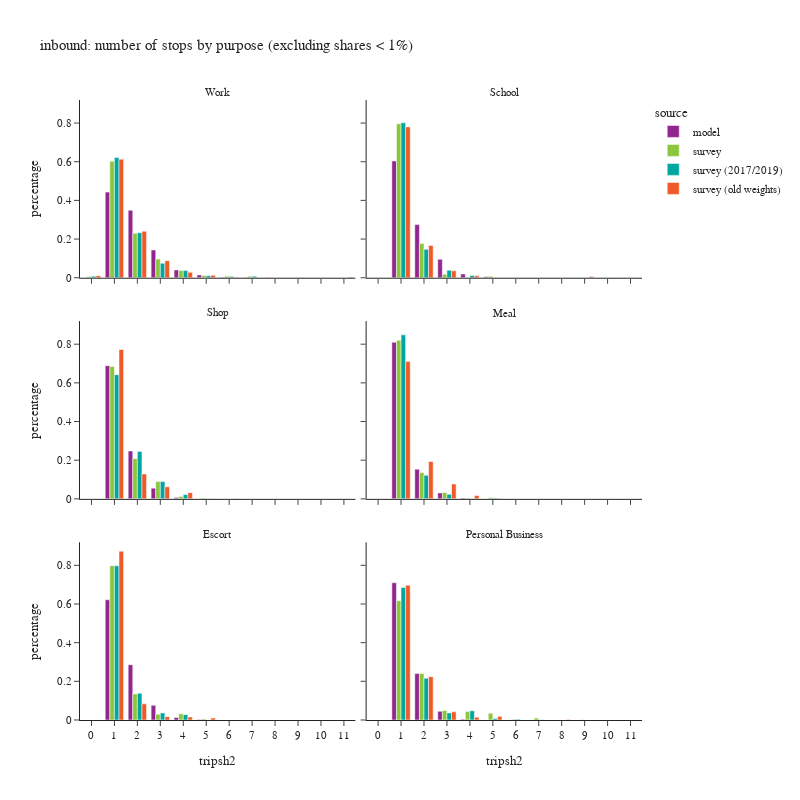

The code cell stored with this chart in its notebook:
### Code cell
df_plot = df_tour.groupby(['tripsh2','pdpurp_label','source'])['toexpfac'].sum().reset_index()
df_plot['percentage'] = df_plot.groupby(['pdpurp_label','source'], group_keys=False)['toexpfac']. \
    apply(lambda x: x / float(x.sum()))
df_plot2 = df_plot.loc[df_plot['percentage'] > 0.001]

fig = px.bar(df_plot2.sort_values(['source','pdpurp_label']),
             x="tripsh2", y="percentage", color="source",barmode="group",
             facet_col='pdpurp_label', facet_col_wrap=2,
             hover_data=['toexpfac'],
             title="inbound: number of stops by purpose (excluding shares < 1%)")
fig.update_layout(height=800, width=800)
fig.for_each_annotation(lambda a: a.update(text = a.text.split("=")[-1]))
fig.for_each_xaxis(lambda a: a.update(dict(dtick = 1, categoryorder='category ascending')))
fig.show()

### Figure 1 — Plotly figure (JSON) as saved in the notebook; plotly's stock layout.template omitted (floating-point values rounded to 4 significant figures)
{"data": [{"alignmentgroup": "True", "customdata": [[21660.0], [17080.0], [7022.0], [1983.0], [720.0], [125.0], [82.0], [56.0]], "hovertemplate": "source=model<br>pdpurp_label=Work<br>tripsh2=%{x}<br>percentage=%{y}<br>toexpfac=%{customdata[0]}<extra></extra>", "legendgroup": "model", "marker": {"color": "#91268F", "pattern": {"shape": ""}}, "name": "model", "offsetgroup": "model", "orientation": "v", "showlegend": true, "textposition": "auto", "type": "bar", "x": [1.0, 2.0, 3.0, 4.0, 5.0, 6.0, 7.0, 8.0], "xaxis": "x5", "y": [0.4429, 0.3492, 0.1436, 0.04055, 0.01472, 0.002556, 0.001677, 0.001145], "yaxis": "y5"}, {"alignmentgroup": "True", "customdata": [[10350.0], [4709.0], [1628.0], [338.0], [85.0]], "hovertemplate": "source=model<br>pdpurp_label=School<br>tripsh2=%{x}<br>percentage=%{y}<br>toexpfac=%{customdata[0]}<extra></extra>", "legendgroup": "model", "marker": {"color": "#91268F", "pattern": {"shape": ""}}, "name": "model", "offsetgroup": "model", "orientation": "v", "showlegend": false, "textposition": "auto", "type": "bar", "x": [1.0, 2.0, 3.0, 4.0, 5.0], "xaxis": "x6", "y": [0.6041, 0.2748, 0.09501, 0.01973, 0.004961], "yaxis": "y6"}, {"alignmentgroup": "True", "customdata": [[20540.0], [7380.0], [1653.0], [222.0]], "hovertemplate": "source=model<br>pdpurp_label=Shop<br>tripsh2=%{x}<br>percentage=%{y}<br>toexpfac=%{customdata[0]}<extra></extra>", "legendgroup": "model", "marker": {"color": "#91268F", "pattern": {"shape": ""}}, "name": "model", "offsetgroup": "model", "orientation": "v", "showlegend": false, "textposition": "auto", "type": "bar", "x": [1.0, 2.0, 3.0, 4.0], "xaxis": "x3", "y": [0.6887, 0.2475, 0.05543, 0.007445], "yaxis": "y3"}, {"alignmentgroup": "True", "customdata": [[20890.0], [3954.0], [797.0], [125.0]], "hovertemplate": "source=model<br>pdpurp_label=Meal<br>tripsh2=%{x}<br>percentage=%{y}<br>toexpfac=%{customdata[0]}<extra></extra>", "legendgroup": "model", "marker": {"color": "#91268F", "pattern": {"shape": ""}}, "name": "model", "offsetgroup": "model", "orientation": "v", "showlegend": false, "textposition": "auto", "type": "bar", "x": [1.0, 2.0, 3.0, 4.0], "xaxis": "x4", "y": [0.8103, 0.1534, 0.03091, 0.004848], "yaxis": "y4"}, {"alignmentgroup": "True", "customdata": [[14190.0], [6524.0], [1728.0], [300.0], [60.0]], "hovertemplate": "source=model<br>pdpurp_label=Escort<br>tripsh2=%{x}<br>percentage=%{y}<br>toexpfac=%{customdata[0]}<extra></extra>", "legendgroup": "model", "marker": {"color": "#91268F", "pattern": {"shape": ""}}, "name": "model", "offsetgroup": "model", "orientation": "v", "showlegend": false, "textposition": "auto", "type": "bar", "x": [1.0, 2.0, 3.0, 4.0, 5.0], "xaxis": "x", "y": [0.622, 0.2859, 0.07572, 0.01315, 0.002629], "yaxis": "y"}, {"alignmentgroup": "True", "customdata": [[11980.0], [4056.0], [755.0], [73.0]], "hovertemplate": "source=model<br>pdpurp_label=Personal Business<br>tripsh2=%{x}<br>percentage=%{y}<br>toexpfac=%{customdata[0]}<extra></extra>", "legendgroup": "model", "marker": {"color": "#91268F", "pattern": {"shape": ""}}, "name": "model", "offsetgroup": "model", "orientation": "v", "showlegend": false, "textposition": "auto", "type": "bar", "x": [1.0, 2.0, 3.0, 4.0], "xaxis": "x2", "y": [0.71, 0.2404, 0.04475, 0.004327], "yaxis": "y2"}, {"alignmentgroup": "True", "customdata": [[10400.0], [971500.0], [369900.0], [155400.0], [60190.0], [17640.0], [13050.0], [12410.0]], "hovertemplate": "source=survey<br>pdpurp_label=Work<br>tripsh2=%{x}<br>percentage=%{y}<br>toexpfac=%{customdata[0]}<extra></extra>", "legendgroup": "survey", "marker": {"color": "#8CC63E", "pattern": {"shape": ""}}, "name": "survey", "offsetgroup": "survey", "orientation": "v", "showlegend": true, "textposition": "auto", "type": "bar", "x": [0.0, 1.0, 2.0, 3.0, 4.0, 5.0, 6.0, 7.0], "xaxis": "x5", "y": [0.006453, 0.6029, 0.2295, 0.09641, 0.03735, 0.01094, 0.008097, 0.007701], "yaxis": "y5"}, {"alignmentgroup": "True", "customdata": [[451600.0], [100800.0], [10370.0], [592.8], [4092.0]], "hovertemplate": "source=survey<br>pdpurp_label=School<br>tripsh2=%{x}<br>percentage=%{y}<br>toexpfac=%{customdata[0]}<extra></extra>", "legendgroup": "survey", "marker": {"color": "#8CC63E", "pattern": {"shape": ""}}, "name": "survey", "offsetgroup": "survey", "orientation": "v", "showlegend": false, "textposition": "auto", "type": "bar", "x": [1.0, 2.0, 3.0, 4.0, 5.0], "xaxis": "x6", "y": [0.7959, 0.1776, 0.01828, 0.001045, 0.007211], "yaxis": "y6"}, {"alignmentgroup": "True", "customdata": [[518600.0], [157500.0], [67830.0], [9585.0], [2927.0]], "hovertemplate": "source=survey<br>pdpurp_label=Shop<br>tripsh2=%{x}<br>percentage=%{y}<br>toexpfac=%{customdata[0]}<extra></extra>", "legendgroup": "survey", "marker": {"color": "#8CC63E", "pattern": {"shape": ""}}, "name": "survey", "offsetgroup": "survey", "orientation": "v", "showlegend": false, "textposition": "auto", "type": "bar", "x": [1.0, 2.0, 3.0, 4.0, 5.0], "xaxis": "x3", "y": [0.6848, 0.208, 0.08957, 0.01266, 0.003866], "yaxis": "y3"}, {"alignmentgroup": "True", "customdata": [[333900.0], [55410.0], [13270.0], [1922.0], [2812.0]], "hovertemplate": "source=survey<br>pdpurp_label=Meal<br>tripsh2=%{x}<br>percentage=%{y}<br>toexpfac=%{customdata[0]}<extra></extra>", "legendgroup": "survey", "marker": {"color": "#8CC63E", "pattern": {"shape": ""}}, "name": "survey", "offsetgroup": "survey", "orientation": "v", "showlegend": false, "textposition": "auto", "type": "bar", "x": [1.0, 2.0, 3.0, 4.0, 5.0], "xaxis": "x4", "y": [0.8198, 0.1361, 0.03257, 0.00472, 0.006904], "yaxis": "y4"}, {"alignmentgroup": "True", "customdata": [[504600.0], [85360.0], [18930.0], [20200.0], [2997.0]], "hovertemplate": "source=survey<br>pdpurp_label=Escort<br>tripsh2=%{x}<br>percentage=%{y}<br>toexpfac=%{customdata[0]}<extra></extra>", "legendgroup": "survey", "marker": {"color": "#8CC63E", "pattern": {"shape": ""}}, "name": "survey", "offsetgroup": "survey", "orientation": "v", "showlegend": false, "textposition": "auto", "type": "bar", "x": [1.0, 2.0, 3.0, 4.0, 5.0], "xaxis": "x", "y": [0.7983, 0.135, 0.02994, 0.03195, 0.004741], "yaxis": "y"}, {"alignmentgroup": "True", "customdata": [[247600.0], [96520.0], [19760.0], [17410.0], [14080.0], [1442.0], [4059.0], [602.1]], "hovertemplate": "source=survey<br>pdpurp_label=Personal Business<br>tripsh2=%{x}<br>percentage=%{y}<br>toexpfac=%{customdata[0]}<extra></extra>", "legendgroup": "survey", "marker": {"color": "#8CC63E", "pattern": {"shape": ""}}, "name": "survey", "offsetgroup": "survey", "orientation": "v", "showlegend": false, "textposition": "auto", "type": "bar", "x": [1.0, 2.0, 3.0, 4.0, 5.0, 6.0, 7.0, 9.0], "xaxis": "x2", "y": [0.6167, 0.2404, 0.04922, 0.04337, 0.03507, 0.003591, 0.01011, 0.0015], "yaxis": "y2"}, {"alignmentgroup": "True", "customdata": [[10300.0], [830600.0], [311500.0], [99880.0], [49380.0], [14460.0], [7817.0], [10020.0], [1387.0]], "hovertemplate": "source=survey (2017/2019)<br>pdpurp_label=Work<br>tripsh2=%{x}<br>percentage=%{y}<br>toexpfac=%{customdata[0]}<extra></extra>", "legendgroup": "survey (2017/2019)", "marker": {"color": "#00A7A0", "pattern": {"shape": ""}}, "name": "survey (2017/2019)", "offsetgroup": "survey (2017/2019)", "orientation": "v", "showlegend": true, "textposition": "auto", "type": "bar", "x": [0.0, 1.0, 2.0, 3.0, 4.0, 5.0, 6.0, 7.0, 9.0], "xaxis": "x5", "y": [0.007707, 0.6214, 0.233, 0.07473, 0.03694, 0.01082, 0.005849, 0.007496, 0.001038], "yaxis": "y5"}, {"alignmentgroup": "True", "customdata": [[416600.0], [76270.0], [20230.0], [6342.0]], "hovertemplate": "source=survey (2017/2019)<br>pdpurp_label=School<br>tripsh2=%{x}<br>percentage=%{y}<br>toexpfac=%{customdata[0]}<extra></extra>", "legendgroup": "survey (2017/2019)", "marker": {"color": "#00A7A0", "pattern": {"shape": ""}}, "name": "survey (2017/2019)", "offsetgroup": "survey (2017/2019)", "orientation": "v", "showlegend": false, "textposition": "auto", "type": "bar", "x": [1.0, 2.0, 3.0, 4.0], "xaxis": "x6", "y": [0.8013, 0.1467, 0.03891, 0.0122], "yaxis": "y6"}, {"alignmentgroup": "True", "customdata": [[386300.0], [147300.0], [53680.0], [13340.0]], "hovertemplate": "source=survey (2017/2019)<br>pdpurp_label=Shop<br>tripsh2=%{x}<br>percentage=%{y}<br>toexpfac=%{customdata[0]}<extra></extra>", "legendgroup": "survey (2017/2019)", "marker": {"color": "#00A7A0", "pattern": {"shape": ""}}, "name": "survey (2017/2019)", "offsetgroup": "survey (2017/2019)", "orientation": "v", "showlegend": false, "textposition": "auto", "type": "bar", "x": [1.0, 2.0, 3.0, 4.0], "xaxis": "x3", "y": [0.6424, 0.2449, 0.08927, 0.02218], "yaxis": "y3"}, {"alignmentgroup": "True", "customdata": [[337700.0], [48550.0], [9245.0], [679.1], [1981.0]], "hovertemplate": "source=survey (2017/2019)<br>pdpurp_label=Meal<br>tripsh2=%{x}<br>percentage=%{y}<br>toexpfac=%{customdata[0]}<extra></extra>", "legendgroup": "survey (2017/2019)", "marker": {"color": "#00A7A0", "pattern": {"shape": ""}}, "name": "survey (2017/2019)", "offsetgroup": "survey (2017/2019)", "orientation": "v", "showlegend": false, "textposition": "auto", "type": "bar", "x": [1.0, 2.0, 3.0, 4.0, 5.0], "xaxis": "x4", "y": [0.8482, 0.1219, 0.02322, 0.001705, 0.004975], "yaxis": "y4"}, {"alignmentgroup": "True", "customdata": [[526600.0], [91170.0], [23930.0], [18220.0]], "hovertemplate": "source=survey (2017/2019)<br>pdpurp_label=Escort<br>tripsh2=%{x}<br>percentage=%{y}<br>toexpfac=%{customdata[0]}<extra></extra>", "legendgroup": "survey (2017/2019)", "marker": {"color": "#00A7A0", "pattern": {"shape": ""}}, "name": "survey (2017/2019)", "offsetgroup": "survey (2017/2019)", "orientation": "v", "showlegend": false, "textposition": "auto", "type": "bar", "x": [1.0, 2.0, 3.0, 4.0], "xaxis": "x", "y": [0.7974, 0.138, 0.03624, 0.02758], "yaxis": "y"}, {"alignmentgroup": "True", "customdata": [[210200.0], [66270.0], [11260.0], [14570.0], [2361.0], [1247.0], [479.3]], "hovertemplate": "source=survey (2017/2019)<br>pdpurp_label=Personal Business<br>tripsh2=%{x}<br>percentage=%{y}<br>toexpfac=%{customdata[0]}<extra></extra>", "legendgroup": "survey (2017/2019)", "marker": {"color": "#00A7A0", "pattern": {"shape": ""}}, "name": "survey (2017/2019)", "offsetgroup": "survey (2017/2019)", "orientation": "v", "showlegend": false, "textposition": "auto", "type": "bar", "x": [1.0, 2.0, 3.0, 4.0, 5.0, 6.0, 7.0], "xaxis": "x2", "y": [0.6857, 0.2162, 0.03673, 0.04753, 0.007702, 0.004066, 0.001563], "yaxis": "y2"}, {"alignmentgroup": "True", "customdata": [[17190.0], [1003000.0], [393200.0], [144600.0], [45630.0], [19990.0], [3356.0], [6034.0]], "hovertemplate": "source=survey (old weights)<br>pdpurp_label=Work<br>tripsh2=%{x}<br>percentage=%{y}<br>toexpfac=%{customdata[0]}<extra></extra>", "legendgroup": "survey (old weights)", "marker": {"color": "#F05A28", "pattern": {"shape": ""}}, "name": "survey (old weights)", "offsetgroup": "survey (old weights)", "orientation": "v", "showlegend": true, "textposition": "auto", "type": "bar", "x": [0.0, 1.0, 2.0, 3.0, 4.0, 5.0, 6.0, 11.0], "xaxis": "x5", "y": [0.01051, 0.6133, 0.2405, 0.08847, 0.02791, 0.01223, 0.002052, 0.003691], "yaxis": "y5"}, {"alignmentgroup": "True", "customdata": [[409900.0], [87780.0], [18860.0], [5201.0], [3064.0]], "hovertemplate": "source=survey (old weights)<br>pdpurp_label=School<br>tripsh2=%{x}<br>percentage=%{y}<br>toexpfac=%{customdata[0]}<extra></extra>", "legendgroup": "survey (old weights)", "marker": {"color": "#F05A28", "pattern": {"shape": ""}}, "name": "survey (old weights)", "offsetgroup": "survey (old weights)", "orientation": "v", "showlegend": false, "textposition": "auto", "type": "bar", "x": [1.0, 2.0, 3.0, 4.0, 9.0], "xaxis": "x6", "y": [0.7802, 0.1671, 0.03589, 0.0099, 0.005833], "yaxis": "y6"}, {"alignmentgroup": "True", "customdata": [[607400.0], [101500.0], [48990.0], [25260.0], [1334.0], [1738.0]], "hovertemplate": "source=survey (old weights)<br>pdpurp_label=Shop<br>tripsh2=%{x}<br>percentage=%{y}<br>toexpfac=%{customdata[0]}<extra></extra>", "legendgroup": "survey (old weights)", "marker": {"color": "#F05A28", "pattern": {"shape": ""}}, "name": "survey (old weights)", "offsetgroup": "survey (old weights)", "orientation": "v", "showlegend": false, "textposition": "auto", "type": "bar", "x": [1.0, 2.0, 3.0, 4.0, 5.0, 6.0], "xaxis": "x3", "y": [0.7726, 0.1291, 0.06231, 0.03213, 0.001697, 0.002211], "yaxis": "y3"}, {"alignmentgroup": "True", "customdata": [[262300.0], [71480.0], [28250.0], [6376.0], [832.8]], "hovertemplate": "source=survey (old weights)<br>pdpurp_label=Meal<br>tripsh2=%{x}<br>percentage=%{y}<br>toexpfac=%{customdata[0]}<extra></extra>", "legendgroup": "survey (old weights)", "marker": {"color": "#F05A28", "pattern": {"shape": ""}}, "name": "survey (old weights)", "offsetgroup": "survey (old weights)", "orientation": "v", "showlegend": false, "textposition": "auto", "type": "bar", "x": [1.0, 2.0, 3.0, 4.0, 5.0], "xaxis": "x4", "y": [0.7102, 0.1935, 0.07649, 0.01726, 0.002255], "yaxis": "y4"}, {"alignmentgroup": "True", "customdata": [[379800.0], [36480.0], [7596.0], [6501.0], [4435.0]], "hovertemplate": "source=survey (old weights)<br>pdpurp_label=Escort<br>tripsh2=%{x}<br>percentage=%{y}<br>toexpfac=%{customdata[0]}<extra></extra>", "legendgroup": "survey (old weights)", "marker": {"color": "#F05A28", "pattern": {"shape": ""}}, "name": "survey (old weights)", "offsetgroup": "survey (old weights)", "orientation": "v", "showlegend": false, "textposition": "auto", "type": "bar", "x": [1.0, 2.0, 3.0, 4.0, 5.0], "xaxis": "x", "y": [0.8733, 0.08388, 0.01747, 0.01495, 0.0102], "yaxis": "y"}, {"alignmentgroup": "True", "customdata": [[568500.0], [182600.0], [34270.0], [12100.0], [15260.0], [1823.0]], "hovertemplate": "source=survey (old weights)<br>pdpurp_label=Personal Business<br>tripsh2=%{x}<br>percentage=%{y}<br>toexpfac=%{customdata[0]}<extra></extra>", "legendgroup": "survey (old weights)", "marker": {"color": "#F05A28", "pattern": {"shape": ""}}, "name": "survey (old weights)", "offsetgroup": "survey (old weights)", "orientation": "v", "showlegend": false, "textposition": "auto", "type": "bar", "x": [1.0, 2.0, 3.0, 4.0, 5.0, 8.0], "xaxis": "x2", "y": [0.6976, 0.2241, 0.04205, 0.01485, 0.01873, 0.002237], "yaxis": "y2"}], "layout": {"annotations": [{"font": {}, "showarrow": false, "text": "Escort", "x": 0.245, "xanchor": "center", "xref": "paper", "y": 0.2867, "yanchor": "bottom", "yref": "paper"}, {"font": {}, "showarrow": false, "text": "Personal Business", "x": 0.755, "xanchor": "center", "xref": "paper", "y": 0.2867, "yanchor": "bottom", "yref": "paper"}, {"font": {}, "showarrow": false, "text": "Shop", "x": 0.245, "xanchor": "center", "xref": "paper", "y": 0.6433, "yanchor": "bottom", "yref": "paper"}, {"font": {}, "showarrow": false, "text": "Meal", "x": 0.755, "xanchor": "center", "xref": "paper", "y": 0.6433, "yanchor": "bottom", "yref": "paper"}, {"font": {}, "showarrow": false, "text": "Work", "x": 0.245, "xanchor": "center", "xref": "paper", "y": 1.0, "yanchor": "bottom", "yref": "paper"}, {"font": {}, "showarrow": false, "text": "School", "x": 0.755, "xanchor": "center", "xref": "paper", "y": 1.0, "yanchor": "bottom", "yref": "paper"}], "barmode": "group", "height": 800, "legend": {"title": {"text": "source"}, "tracegroupgap": 0}, "title": {"text": "inbound: number of stops by purpose (excluding shares < 1%)"}, "width": 800, "xaxis": {"anchor": "y", "categoryorder": "category ascending", "domain": [0.0, 0.49], "dtick": 1, "title": {"text": "tripsh2"}}, "xaxis2": {"anchor": "y2", "categoryorder": "category ascending", "domain": [0.51, 1.0], "dtick": 1, "matches": "x", "title": {"text": "tripsh2"}}, "xaxis3": {"anchor": "y3", "categoryorder": "category ascending", "domain": [0.0, 0.49], "dtick": 1, "matches": "x", "showticklabels": false}, "xaxis4": {"anchor": "y4", "categoryorder": "category ascending", "domain": [0.51, 1.0], "dtick": 1, "matches": "x", "showticklabels": false}, "xaxis5": {"anchor": "y5", "categoryorder": "category ascending", "domain": [0.0, 0.49], "dtick": 1, "matches": "x", "showticklabels": false}, "xaxis6": {"anchor": "y6", "categoryorder": "category ascending", "domain": [0.51, 1.0], "dtick": 1, "matches": "x", "showticklabels": false}, "yaxis": {"anchor": "x", "domain": [0.0, 0.2867], "title": {"text": "percentage"}}, "yaxis2": {"anchor": "x2", "domain": [0.0, 0.2867], "matches": "y", "showticklabels": false}, "yaxis3": {"anchor": "x3", "domain": [0.3567, 0.6433], "matches": "y", "title": {"text": "percentage"}}, "yaxis4": {"anchor": "x4", "domain": [0.3567, 0.6433], "matches": "y", "showticklabels": false}, "yaxis5": {"anchor": "x5", "domain": [0.7133, 1.0], "matches": "y", "title": {"text": "percentage"}}, "yaxis6": {"anchor": "x6", "domain": [0.7133, 1.0], "matches": "y", "showticklabels": false}}}
